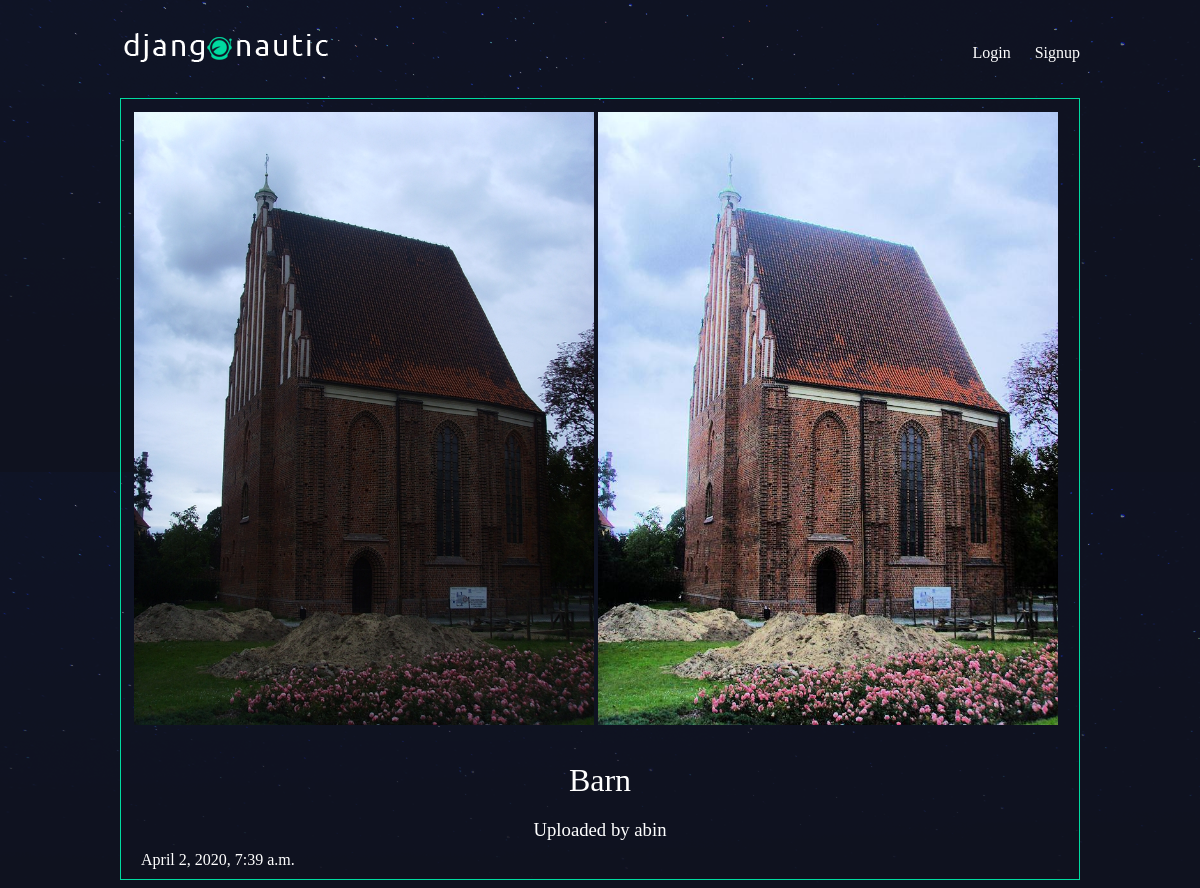
Screenshot of /articles/Barn/ with the database file from the repository.
### articles/models.py (models this page shows, shortened)
class Image(models.Model):
    name = models.CharField(max_length=100)
    date = models.DateTimeField(auto_now_add=True)
    slug = models.SlugField(default='default-slug')
    raw_image = models.ImageField(default='default.png', blank=True)
    processed_image = models.ImageField(blank=True)
    author = models.ForeignKey(User, default=None,on_delete=models.CASCADE)

### articles/views.py (the view)
# urls.py: url(r'^(?P<slug>[\w-]+)/$', views.article_detail, name="detail"),
def article_detail(request, slug):
    article = Image.objects.get(slug=slug)
    return render(request, 'articles/article_detail.html', { 'article': article })

### articles/templates/articles/article_detail.html
{% extends 'base_layout.html' %}
{% block content %}
<div class="article-detail">
    <div class="article">
        <div class="images" style="padding: 13px;">
            <img src="{{ article.raw_image.url }}"  style="max-width: 460px;"/>
            <img src="{{ article.processed_image.url }}" style="max-width: 460px;"/>
        </div>
        <h2>{{ article.name }}</h2>
        <h3>Uploaded by {{ article.author.username }}</h3>
        <p>{{ article.date }}</p>
    </div>
</div>
{% endblock %}

### assets/styles.css (style rules this page uses)
body { background-color: #0f121f; background-image: url(/static/stars.png); background-repeat-y: no-repeat; color: #fff; }
body * { font-family: Ubuntu; }
h1, h2, h3, h4, h5 { font-weight: normal; margin: 0; }
.article { padding: 10px; border: 1px solid #00dba0; position: relative; padding-bottom: 40px; }
.article h2 { font-size: 1.2em; }
.article-detail .article { padding: 0; }
.article-detail .article img { max-width: 100%; }
.article-detail .article h2 { text-align: center; margin: 20px auto; font-size: 2em }
.article-detail .article h3 { text-align: center; }
.article-detail .article p { margin: 10px 20px }

### rows the page displays
Image: raw_image (picture), processed_image (picture), name "Barn", author.username "abin", date "April 2, 2020, 7:39 a.m."
